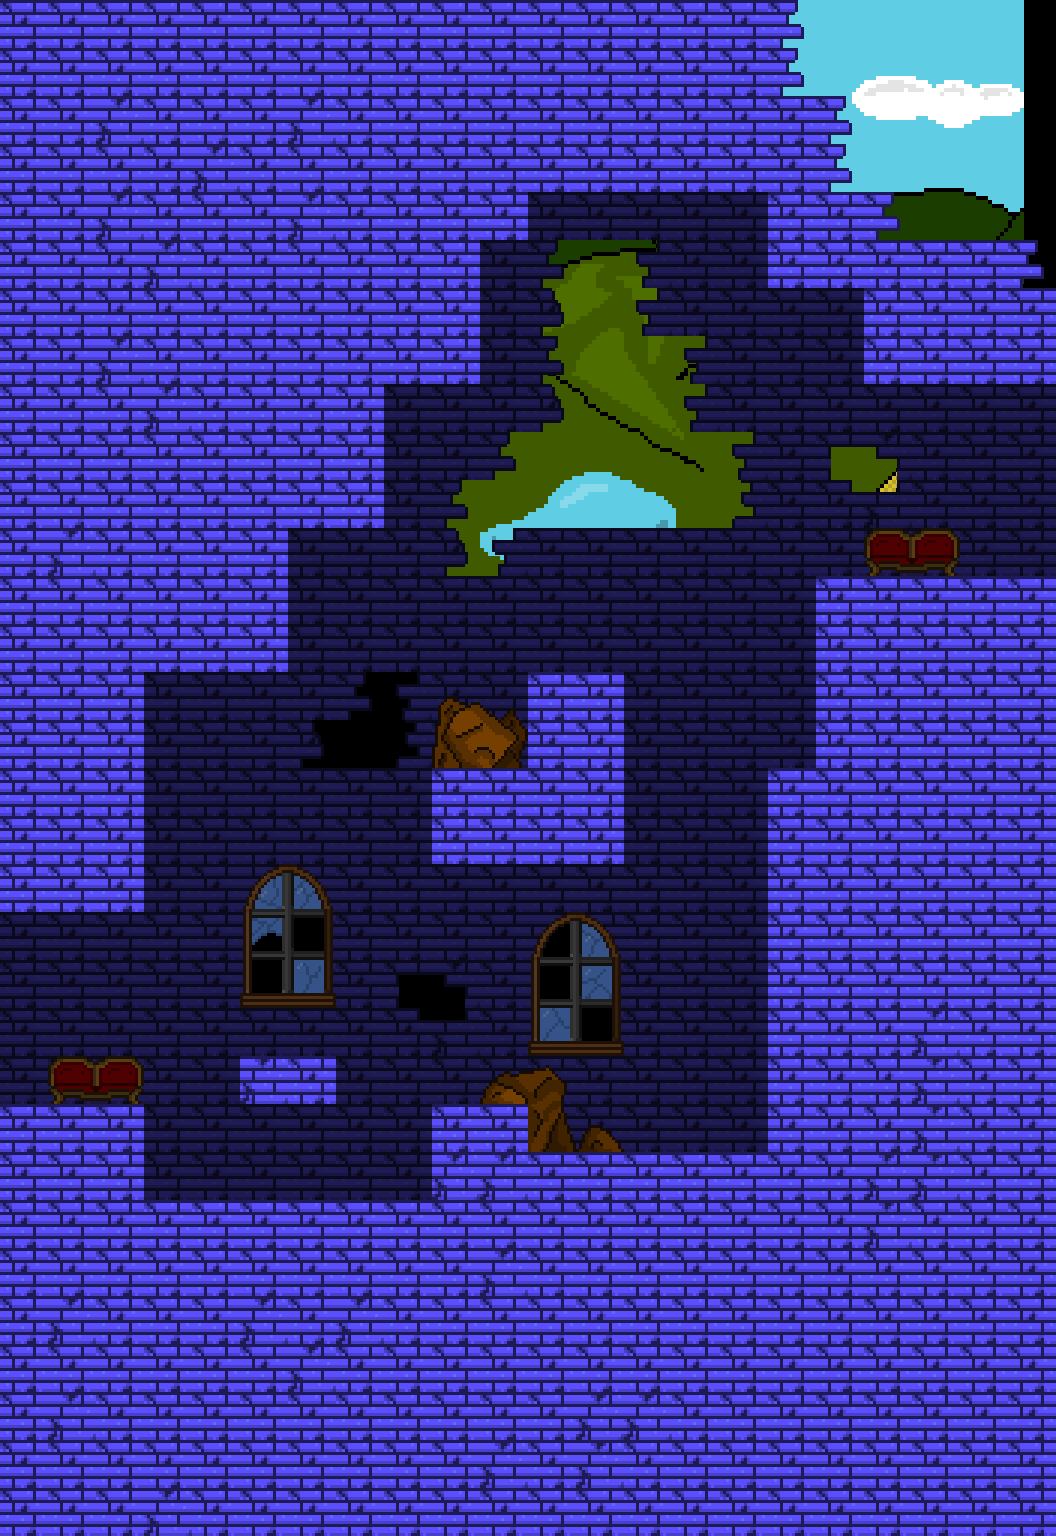

This game map was drawn from its Tiled (.tmx) file and the tilesets committed beside it. A one-line description and the trimmed map source follow:
An orthogonal 22x32 tile map with 48x48 px tiles, 4 tile layers (back_tiles, back_second, front, front_second), 4 tilesets, 3 image layers and 23 objects (2x SpawnPoint, 2x Portal, EnemyArmorTrap).

<map version="1.11" tiledversion="1.11.0" orientation="orthogonal" renderorder="right-down" width="22" height="32" tilewidth="48" tileheight="48" infinite="0" nextlayerid="22" nextobjectid="251">
 <tileset firstgid="1" name="tileset01" tilewidth="48" tileheight="48" tilecount="176" columns="16">
  <image source="tilesets/tileset01.png" width="768" height="528" />
 </tileset>
 <tileset firstgid="177" name="tileset02" tilewidth="48" tileheight="48" tilecount="121" columns="11">
  <image source="tilesets/tileset02.png" width="528" height="528" />
 </tileset>
 <tileset firstgid="298" name="tileset03" tilewidth="48" tileheight="48" tilecount="306" columns="17">
  <image source="tilesets/tileset03.png" width="816" height="864" />
 </tileset>
 <tileset firstgid="604" name="objects" tilewidth="48" tileheight="48" tilecount="64" columns="8">
  <image source="objects.png" width="384" height="384" />
 </tileset>
 <imagelayer id="17" name="Image Layer 1">
  <image source="Backgrounds/ground_back.png" width="1024" height="576" />
  <properties>
   <property name="depth" type="int" value="3000" />
   <property name="parallax_x" type="float" value="1" />
   <property name="parallax_y" type="float" value="1" />
   <property name="repeat_y" type="bool" value="true" />
  </properties>
 </imagelayer>
 <imagelayer id="18" name="Image Layer 2">
  <image source="Backgrounds/ground_far.png" width="1024" height="576" />
  <properties>
   <property name="depth" type="int" value="2900" />
   <property name="parallax_x" type="float" value="0.8" />
   <property name="parallax_y" type="float" value="0.1" />
   <property name="repeat_y" type="bool" value="false" />
  </properties>
 </imagelayer>
 <imagelayer id="19" name="Image Layer 3">
  <image source="Backgrounds/ground_front.png" width="1024" height="576" />
  <properties>
   <property name="depth" type="int" value="2800" />
   <property name="parallax_x" type="float" value="0.9" />
   <property name="parallax_y" type="float" value="0.2" />
   <property name="repeat_y" type="bool" value="false" />
  </properties>
 </imagelayer>
 <layer id="11" name="back_tiles" width="22" height="32">
  <properties>
   <property name="depth" type="int" value="1050" />
   <property name="tileset" type="int" value="0" />
  </properties>
  <data>[704 cells, 667 non-empty, 24 distinct tile ids]</data>
 </layer>
 <layer id="21" name="back_second" width="22" height="32">
  <properties>
   <property name="depth" type="int" value="1000" />
   <property name="tileset" type="int" value="2" />
  </properties>
  <data>[704 cells, 0 non-empty, 0 distinct tile ids]</data>
 </layer>
 <layer id="12" name="front" width="22" height="32">
  <properties>
   <property name="depth" type="int" value="950" />
   <property name="tileset" type="int" value="0" />
  </properties>
  <data>[704 cells, 14 non-empty, 12 distinct tile ids]</data>
 </layer>
 <layer id="20" name="front_second" width="22" height="32">
  <properties>
   <property name="depth" type="int" value="900" />
   <property name="tileset" type="int" value="2" />
  </properties>
  <data>[704 cells, 0 non-empty, 0 distinct tile ids]</data>
 </layer>
 <objectgroup color="#ffaa00" id="16" name="spawnpoints">
  <object id="170" type="SpawnPoint" x="1008" y="384" width="48" height="48">
   <properties>
    <property name="id" type="int" value="0" />
   </properties>
  </object>
  <object id="217" type="SpawnPoint" x="0" y="912" width="48" height="48">
   <properties>
    <property name="id" type="int" value="1" />
   </properties>
  </object>
 </objectgroup>
 <objectgroup id="14" name="objects">
  <object id="248" x="144" y="1152" width="288" height="48" />
  <object id="250" type="EnemyArmorTrap" x="624" y="1056" width="48" height="72" />
 </objectgroup>
 <objectgroup color="#0000ff" id="13" name="walls">
  <properties>
   <property name="isWallLayer" type="bool" value="true" />
  </properties>
  <object id="47" x="432" y="1104" width="96" height="96" />
  <object id="245" x="240" y="1056" width="96" height="48" />
  <object id="246" x="432" y="768" width="192" height="96" />
  <object id="247" x="528" y="672" width="96" height="96" />
  <object id="244" x="528" y="1152" width="240" height="48" />
  <object id="50" x="0" y="1104" width="144" height="432" />
  <object id="54" x="144" y="0" width="144" height="672" />
  <object id="174" x="768" y="768" width="48" height="768" />
  <object id="190" x="384" y="0" width="96" height="384" />
  <object id="191" x="528" y="0" width="240" height="192" />
  <object id="242" x="768" y="0" width="96" height="288" />
  <object id="218" x="480" y="0" width="48" height="240" />
  <object id="234" x="816" y="576" width="240" height="960" />
  <object id="235" x="864" y="0" width="192" height="384" />
  <object id="236" x="0" y="0" width="144" height="912" />
  <object id="237" x="288" y="0" width="96" height="528" />
  <object id="238" x="144" y="1200" width="624" height="336" />
 </objectgroup>
 <objectgroup color="#00ff00" id="15" name="doors">
  <object id="169" type="Portal" x="1104" y="384" width="48" height="192">
   <properties>
    <property name="horizontal" type="bool" value="false" />
    <property name="id_point" type="int" value="0" />
    <property name="id_room" type="int" value="41" />
   </properties>
  </object>
  <object id="216" type="Portal" x="-96" y="912" width="48" height="192">
   <properties>
    <property name="horizontal" type="bool" value="false" />
    <property name="id_point" type="int" value="1" />
    <property name="id_room" type="int" value="58" />
   </properties>
  </object>
 </objectgroup>
</map>
